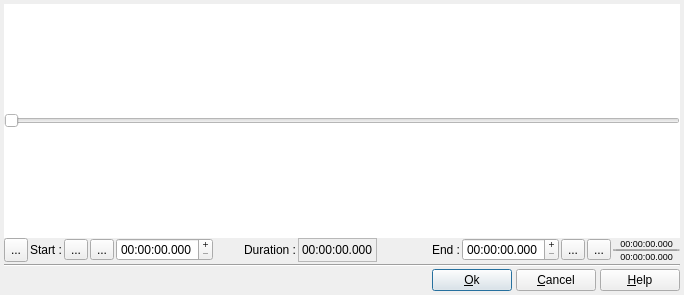
<?xml version="1.0" encoding="UTF-8"?>
<ui version="4.0">
 <class>DlgEditMusic</class>
 <widget class="QDialog" name="DlgEditMusic">
  <property name="geometry">
   <rect>
    <x>0</x>
    <y>0</y>
    <width>684</width>
    <height>295</height>
   </rect>
  </property>
  <property name="windowTitle">
   <string>Edit music file</string>
  </property>
  <layout class="QVBoxLayout" name="verticalLayout">
   <property name="spacing">
    <number>2</number>
   </property>
   <property name="leftMargin">
    <number>4</number>
   </property>
   <property name="topMargin">
    <number>4</number>
   </property>
   <property name="rightMargin">
    <number>4</number>
   </property>
   <property name="bottomMargin">
    <number>4</number>
   </property>
   <item>
    <layout class="QVBoxLayout" name="verticalLayout_3">
     <property name="spacing">
      <number>0</number>
     </property>
     <property name="leftMargin">
      <number>0</number>
     </property>
     <property name="topMargin">
      <number>0</number>
     </property>
     <property name="rightMargin">
      <number>0</number>
     </property>
     <property name="bottomMargin">
      <number>0</number>
     </property>
     <item>
      <widget class="QCustomRuler" name="CustomRuler">
       <property name="sizePolicy">
        <sizepolicy hsizetype="Expanding" vsizetype="Expanding">
         <horstretch>0</horstretch>
         <verstretch>0</verstretch>
        </sizepolicy>
       </property>
       <property name="styleSheet">
        <string notr="true">QSlider {
background: white;
}</string>
       </property>
       <property name="maximum">
        <number>99</number>
       </property>
       <property name="orientation">
        <enum>Qt::Horizontal</enum>
       </property>
      </widget>
     </item>
     <item>
      <layout class="QHBoxLayout" name="horizontalLayout_5">
       <property name="spacing">
        <number>2</number>
       </property>
       <property name="leftMargin">
        <number>0</number>
       </property>
       <property name="topMargin">
        <number>0</number>
       </property>
       <property name="rightMargin">
        <number>0</number>
       </property>
       <property name="bottomMargin">
        <number>0</number>
       </property>
       <item>
        <widget class="QToolButton" name="VideoPlayerPlayPauseBT">
         <property name="sizePolicy">
          <sizepolicy hsizetype="Preferred" vsizetype="Preferred">
           <horstretch>0</horstretch>
           <verstretch>0</verstretch>
          </sizepolicy>
         </property>
         <property name="toolTip">
          <string extracomment="Tooltip in dialog box">Click to start play, click again to pause the music</string>
         </property>
         <property name="text">
          <string notr="true">...</string>
         </property>
         <property name="icon">
          <iconset resource="../RSCffDiaporama.qrc">
           <normaloff>:/img/player_play.png</normaloff>:/img/player_play.png</iconset>
         </property>
         <property name="iconSize">
          <size>
           <width>24</width>
           <height>24</height>
          </size>
         </property>
        </widget>
       </item>
       <item>
        <widget class="QLabel" name="label_17">
         <property name="text">
          <string>Start :</string>
         </property>
        </widget>
       </item>
       <item>
        <widget class="QToolButton" name="SeekLeftBt">
         <property name="toolTip">
          <string extracomment="Tooltip in dialog box">Move to start position</string>
         </property>
         <property name="text">
          <string notr="true">...</string>
         </property>
         <property name="icon">
          <iconset resource="../RSCffDiaporama.qrc">
           <normaloff>:/img/player_rew.png</normaloff>:/img/player_rew.png</iconset>
         </property>
        </widget>
       </item>
       <item>
        <widget class="QToolButton" name="DefStartPosBT">
         <property name="toolTip">
          <string extracomment="Tooltip in dialog box">Use current position as start position</string>
         </property>
         <property name="text">
          <string notr="true">...</string>
         </property>
         <property name="icon">
          <iconset resource="../RSCffDiaporama.qrc">
           <normaloff>:/img/PosStart.png</normaloff>:/img/PosStart.png</iconset>
         </property>
        </widget>
       </item>
       <item>
        <widget class="cQDateTimeEdit" name="StartPosEd">
         <property name="sizePolicy">
          <sizepolicy hsizetype="Preferred" vsizetype="Fixed">
           <horstretch>0</horstretch>
           <verstretch>0</verstretch>
          </sizepolicy>
         </property>
         <property name="toolTip">
          <string extracomment="Tooltip in dialog box">Define the start position to use</string>
         </property>
         <property name="buttonSymbols">
          <enum>QAbstractSpinBox::PlusMinus</enum>
         </property>
         <property name="specialValueText">
          <string notr="true"/>
         </property>
         <property name="displayFormat">
          <string notr="true">HH:mm:ss.zzz</string>
         </property>
        </widget>
       </item>
       <item>
        <widget class="QLabel" name="label_21">
         <property name="sizePolicy">
          <sizepolicy hsizetype="Expanding" vsizetype="Preferred">
           <horstretch>0</horstretch>
           <verstretch>0</verstretch>
          </sizepolicy>
         </property>
         <property name="text">
          <string>Duration :</string>
         </property>
         <property name="alignment">
          <set>Qt::AlignRight|Qt::AlignTrailing|Qt::AlignVCenter</set>
         </property>
        </widget>
       </item>
       <item>
        <widget class="QLabel" name="ActualDuration">
         <property name="frameShape">
          <enum>QFrame::StyledPanel</enum>
         </property>
         <property name="text">
          <string notr="true">00:00:00.000</string>
         </property>
        </widget>
       </item>
       <item>
        <widget class="QLabel" name="label_19">
         <property name="sizePolicy">
          <sizepolicy hsizetype="Expanding" vsizetype="Preferred">
           <horstretch>0</horstretch>
           <verstretch>0</verstretch>
          </sizepolicy>
         </property>
         <property name="text">
          <string>End :</string>
         </property>
         <property name="alignment">
          <set>Qt::AlignRight|Qt::AlignTrailing|Qt::AlignVCenter</set>
         </property>
        </widget>
       </item>
       <item>
        <widget class="cQDateTimeEdit" name="EndPosEd">
         <property name="sizePolicy">
          <sizepolicy hsizetype="Preferred" vsizetype="Fixed">
           <horstretch>0</horstretch>
           <verstretch>0</verstretch>
          </sizepolicy>
         </property>
         <property name="toolTip">
          <string extracomment="Tooltip in dialog box">Define the end position to use</string>
         </property>
         <property name="buttonSymbols">
          <enum>QAbstractSpinBox::PlusMinus</enum>
         </property>
         <property name="specialValueText">
          <string notr="true"/>
         </property>
         <property name="currentSection">
          <enum>QDateTimeEdit::HourSection</enum>
         </property>
         <property name="displayFormat">
          <string notr="true">HH:mm:ss.zzz</string>
         </property>
        </widget>
       </item>
       <item>
        <widget class="QToolButton" name="DefEndPosBT">
         <property name="toolTip">
          <string extracomment="Tooltip in dialog box">Use current position as end position</string>
         </property>
         <property name="text">
          <string notr="true">...</string>
         </property>
         <property name="icon">
          <iconset resource="../RSCffDiaporama.qrc">
           <normaloff>:/img/PosEnd.png</normaloff>:/img/PosEnd.png</iconset>
         </property>
        </widget>
       </item>
       <item>
        <widget class="QToolButton" name="SeekRightBt">
         <property name="toolTip">
          <string extracomment="Tooltip in dialog box">Move to end position</string>
         </property>
         <property name="text">
          <string notr="true">...</string>
         </property>
         <property name="icon">
          <iconset resource="../RSCffDiaporama.qrc">
           <normaloff>:/img/player_fwd.png</normaloff>:/img/player_fwd.png</iconset>
         </property>
        </widget>
       </item>
       <item>
        <layout class="QVBoxLayout" name="verticalLayout_2">
         <property name="spacing">
          <number>0</number>
         </property>
         <property name="leftMargin">
          <number>0</number>
         </property>
         <property name="topMargin">
          <number>0</number>
         </property>
         <property name="rightMargin">
          <number>0</number>
         </property>
         <property name="bottomMargin">
          <number>0</number>
         </property>
         <item>
          <widget class="QLabel" name="Position">
           <property name="sizePolicy">
            <sizepolicy hsizetype="Preferred" vsizetype="Preferred">
             <horstretch>0</horstretch>
             <verstretch>0</verstretch>
            </sizepolicy>
           </property>
           <property name="font">
            <font>
             <pointsize>7</pointsize>
            </font>
           </property>
           <property name="frameShape">
            <enum>QFrame::NoFrame</enum>
           </property>
           <property name="frameShadow">
            <enum>QFrame::Sunken</enum>
           </property>
           <property name="lineWidth">
            <number>0</number>
           </property>
           <property name="text">
            <string notr="true">00:00:00.000</string>
           </property>
           <property name="alignment">
            <set>Qt::AlignCenter</set>
           </property>
          </widget>
         </item>
         <item>
          <widget class="QProgressBar" name="BufferState">
           <property name="sizePolicy">
            <sizepolicy hsizetype="Preferred" vsizetype="Fixed">
             <horstretch>0</horstretch>
             <verstretch>0</verstretch>
            </sizepolicy>
           </property>
           <property name="minimumSize">
            <size>
             <width>0</width>
             <height>2</height>
            </size>
           </property>
           <property name="maximumSize">
            <size>
             <width>16777215</width>
             <height>2</height>
            </size>
           </property>
           <property name="font">
            <font>
             <family>Sans Serif</family>
             <pointsize>1</pointsize>
             <weight>75</weight>
             <bold>true</bold>
            </font>
           </property>
           <property name="maximum">
            <number>5</number>
           </property>
           <property name="value">
            <number>0</number>
           </property>
           <property name="textVisible">
            <bool>false</bool>
           </property>
           <property name="format">
            <string notr="true"/>
           </property>
          </widget>
         </item>
         <item>
          <widget class="QLabel" name="Duration">
           <property name="sizePolicy">
            <sizepolicy hsizetype="Preferred" vsizetype="Preferred">
             <horstretch>0</horstretch>
             <verstretch>0</verstretch>
            </sizepolicy>
           </property>
           <property name="font">
            <font>
             <pointsize>7</pointsize>
            </font>
           </property>
           <property name="frameShadow">
            <enum>QFrame::Sunken</enum>
           </property>
           <property name="lineWidth">
            <number>0</number>
           </property>
           <property name="text">
            <string notr="true">00:00:00.000</string>
           </property>
           <property name="alignment">
            <set>Qt::AlignCenter</set>
           </property>
          </widget>
         </item>
        </layout>
       </item>
      </layout>
     </item>
    </layout>
   </item>
   <item>
    <widget class="Line" name="line">
     <property name="orientation">
      <enum>Qt::Horizontal</enum>
     </property>
    </widget>
   </item>
   <item>
    <layout class="QHBoxLayout" name="horizontalLayout_2">
     <property name="spacing">
      <number>4</number>
     </property>
     <item>
      <spacer name="horizontalSpacer_2">
       <property name="orientation">
        <enum>Qt::Horizontal</enum>
       </property>
       <property name="sizeHint" stdset="0">
        <size>
         <width>40</width>
         <height>20</height>
        </size>
       </property>
      </spacer>
     </item>
     <item>
      <widget class="QPushButton" name="OKBT">
       <property name="toolTip">
        <string>Accept modification and exit dialog box</string>
       </property>
       <property name="text">
        <string>&amp;Ok</string>
       </property>
       <property name="icon">
        <iconset resource="../RSCffDiaporama.qrc">
         <normaloff>:/img/action_ok.png</normaloff>:/img/action_ok.png</iconset>
       </property>
      </widget>
     </item>
     <item>
      <widget class="QPushButton" name="CancelBt">
       <property name="toolTip">
        <string>Cancel modification and exit dialog box</string>
       </property>
       <property name="text">
        <string>&amp;Cancel</string>
       </property>
       <property name="icon">
        <iconset resource="../RSCffDiaporama.qrc">
         <normaloff>:/img/action_cancel.png</normaloff>:/img/action_cancel.png</iconset>
       </property>
      </widget>
     </item>
     <item>
      <widget class="QPushButton" name="HelpBt">
       <property name="toolTip">
        <string>Show help about this dialogue box</string>
       </property>
       <property name="text">
        <string>&amp;Help</string>
       </property>
       <property name="icon">
        <iconset resource="../RSCffDiaporama.qrc">
         <normaloff>:/img/help.png</normaloff>:/img/help.png</iconset>
       </property>
      </widget>
     </item>
    </layout>
   </item>
  </layout>
 </widget>
 <customwidgets>
  <customwidget>
   <class>QCustomRuler</class>
   <extends>QSlider</extends>
   <header>CustomCtrl/QCustomRuler.h</header>
  </customwidget>
  <customwidget>
   <class>cQDateTimeEdit</class>
   <extends>QDateTimeEdit</extends>
   <header>CustomCtrl/cQDateTimeEdit.h</header>
  </customwidget>
 </customwidgets>
 <resources>
  <include location="../RSCffDiaporama.qrc"/>
 </resources>
 <connections/>
</ui>
